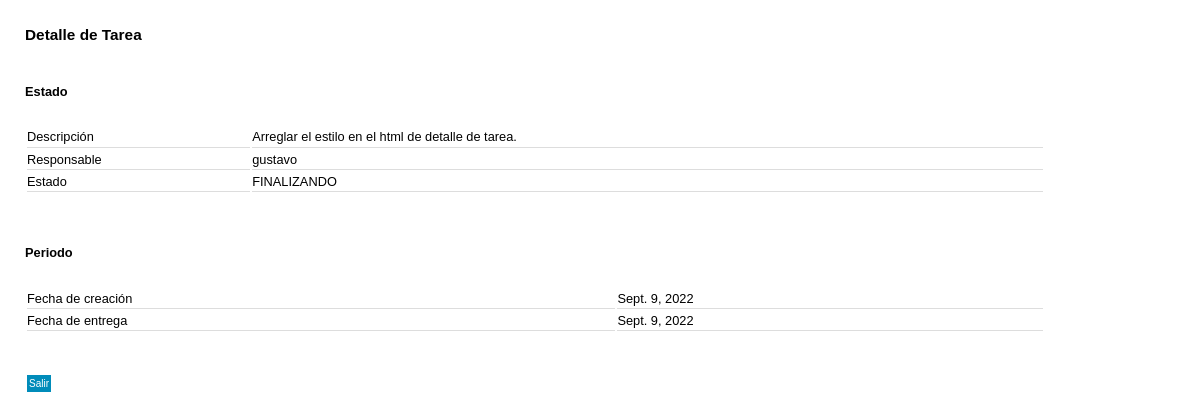
Screenshot of /gestion_tareas/detalle_tarea/21 with the database file from the repository.
### gestion_tareas/models.py (models this page shows)
class tarea(models.Model):
    descripcion = models.CharField(max_length=128,default='')
    fecha_cracion = models.DateField(default=datetime.date.today)
    fecha_entrega = models.DateField(default=datetime.date.today)
    responsable = models.CharField(max_length=128,default='')
    estado = models.CharField(max_length=128,default='PROGRESO')

### gestion_tareas/views.py (the view)
# urls.py: path('detalle_tarea/<str:ind>',views.detalle_tarea,name='detalle_tarea'),
def detalle_tarea(request,ind):
    tarea_editar = tarea.objects.get(id=ind)
    return render(request,'gestion_tareas/detalle_tarea.html',{
        'tarea':tarea_editar
    })

### gestion_tareas/templates/gestion_tareas/detalle_tarea.html (shortened to what this page needs)
{% load static %}
<!DOCTYPE html>
<html>
    <head>
        <link rel="stylesheet" href="{% static 'gestion_tareas/base.css' %}" >
    </head>
    <body>
            <h3>Detalle de Tarea</h3>
            <br>
            <h4>Estado</h4>
            <br>
            <table>
                <tbody>
                    <tr>
                        <td>
                            <label>Descripción</label>
                        </td>
                        <td>
                            <label type="text" class="form-control">{{ tarea.descripcion }}</label>
                        </td>
                    </tr>
                    <tr>
                        <td>
                            <label>Responsable</label>
                        </td>
                        <td>
                            <label type="text" class="form-control">{{ tarea.responsable }}</label>
                        </td>
                    </tr>
                        <td>
                            <label>Estado</label>
                        </td>
                        <td>
                            <label type="text" class="form-control">{{ tarea.estado }}</label>
                        </td>
                </tbody>
            </table>
            <br>
            <br>
            <h4>Periodo</h4>
            <br>
            <table>
                <tbody>
                    <tr>
                        <td>
                            <label>Fecha de creación</label>
                        </td>
                        <td>
                            <label class="form-control">{{ tarea.fecha_cracion }}</label>
                        </td>
                    </tr>
                    <tr>
                        <td>
                            <label>Fecha de entrega</label>
                        </td>
                        <td>
                            <label type="text" class="form-control">{{ tarea.fecha_entrega}}</label>
                        </td>
                    </tr>
                </tbody>
            </table>
           <br>
           <br>
            <div>
                <a class="button2" href="{% url 'gestion_tareas:dashboard' tarea.responsable %}">Salir</a>
            </div>
    </body>
</html>

### gestion_tareas/static/gestion_tareas/base.css (style rules this page uses)
body { margin: 0; padding: 0; font-size: 80%; line-height: 1.5; font-family: Arial, Helvetica, sans-serif; width: 85%; margin: 25px; }
h1, h2, h3, h4 { margin: 1em 0 .5em; line-height: 1.25 }
h3 { font-size: 1.2em }
table { width: 100%; font-size: 1.0em }
th, td { text-align: left; padding: 0; border-bottom: 1px solid #ddd; }
.button2 { background-color: #008CBA; border: none; color: white; padding: 0.8px 2px; text-align: center; text-decoration: none; display: inline-block; font-size: 10px; margin: 4px 2px; cursor: pointer; }

### rows the page displays
tarea: descripcion "Arreglar el estilo en el html de detalle de tarea.", responsable "gustavo", estado "FINALIZANDO", fecha_cracion "Sept. 9, 2022", fecha_entrega "Sept. 9, 2022"
